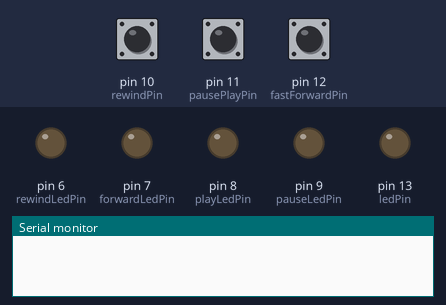
This sketch was run on a simulated Arduino Uno, built with avr-gcc and run on an emulated ATmega328P. Shown: output pins drawn as LEDs (lit = HIGH), the last lines printed to the serial monitor. Dashed ring = blinking. The inputs (shaded band) are chosen by the test bench; at power-on: pin 10 (rewindPin) HIGH, pin 11 (pausePlayPin) HIGH, pin 12 (fastForwardPin) HIGH.

Above: at 1.2 s.
1.3 s: pin 10 (rewindPin) pulled LOW for 1 s
At 1.5 s:
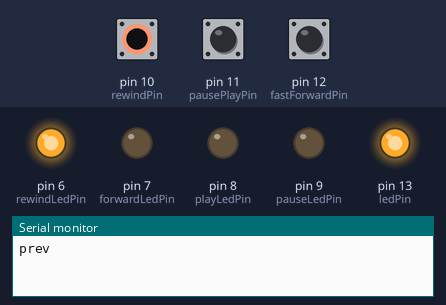
4.3 s: pin 11 (pausePlayPin) pulled LOW for 3.2 s
At 4.4 s:
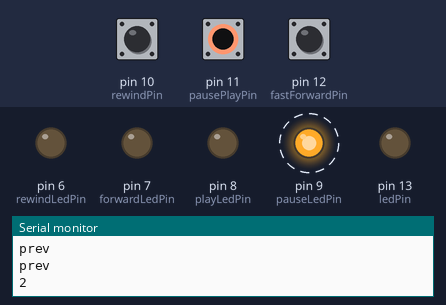
9.0 s: pin 12 (fastForwardPin) pulled LOW for 0.15 s
At 9.1 s:
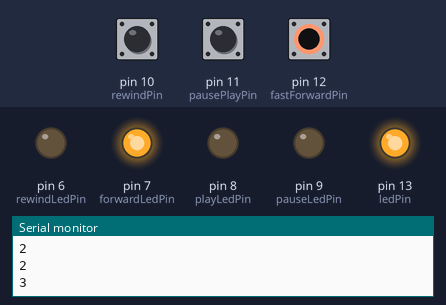
10.7 s: pin 12 (fastForwardPin) pulled LOW for 3.2 s
At 14.2 s:
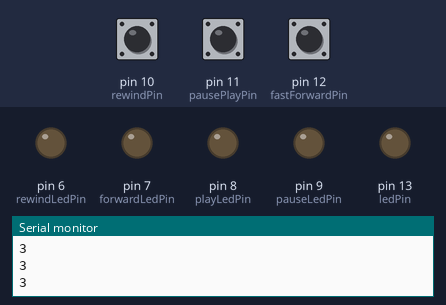
15.4 s: pin 10 (rewindPin) pulled LOW for 3.2 s
At 15.6 s:
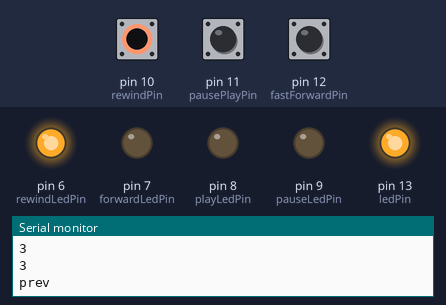
20.1 s: pin 10 (rewindPin) driven LOW and pin 11 (pausePlayPin) driven LOW
At 20.4 s:
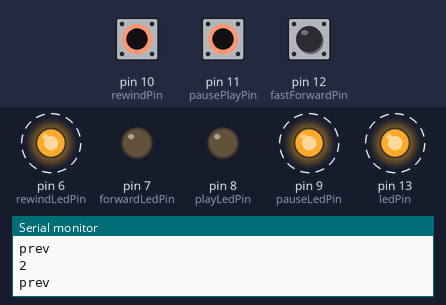
Timing chart, 0 to 24.1 s (numbered marks = the images above; inputs shaded):
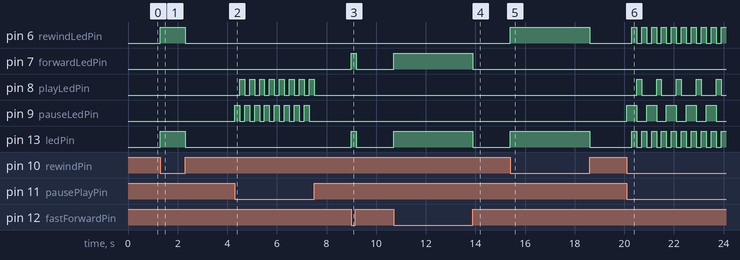

Measured:
- after the input at 1.3 s, pin 6 (rewindLedPin), pin 13 (ledPin): LOW → HIGH at once, → LOW 1.0 s later
- after the input at 4.3 s, pin 8 (playLedPin): alternates HIGH for 0.20 s and LOW for 0.20 s, 16 changes in all, then stays LOW, starting after 0.20 s; pin 9 (pauseLedPin): alternates HIGH for 0.20 s and LOW for 0.20 s, 16 changes in all, then stays LOW, starting at once
- after the input at 9.0 s, pin 7 (forwardLedPin), pin 13 (ledPin): LOW → HIGH at once, → LOW 0.20 s later
- after the input at 10.7 s, pin 7 (forwardLedPin), pin 13 (ledPin): LOW → HIGH at once, → LOW 3.2 s later
- after the input at 15.4 s, pin 6 (rewindLedPin), pin 13 (ledPin): LOW → HIGH at once, → LOW 3.2 s later
- after the input at 20.1 s, pin 6 (rewindLedPin), pin 13 (ledPin): alternates HIGH for 0.20 s and LOW for 0.20 s, starting after 0.20 s; pin 8 (playLedPin): alternates HIGH for 0.20 s and LOW for 0.60 s, starting after 0.40 s; pin 9 (pauseLedPin): alternates HIGH for 0.40 s and LOW for 0.40 s, starting at once

The sketch:

Arduino-Hotkeys-IO.ino
```cpp
const int rewindPin = 10;
const int pausePlayPin = 11;
const int fastForwardPin = 12;

const int ledPin = 13;
const int rewindLedPin = 6;
const int playLedPin = 8;
const int pauseLedPin = 9;
const int forwardLedPin = 7;

void setup() {
  Serial.begin(115200);
  pinMode(rewindPin, INPUT_PULLUP);
  pinMode(pausePlayPin, INPUT_PULLUP);
  pinMode(fastForwardPin, INPUT_PULLUP);

  pinMode(ledPin, OUTPUT);
  pinMode(rewindLedPin, OUTPUT);
  pinMode(playLedPin, OUTPUT);
  pinMode(pauseLedPin, OUTPUT);
  pinMode(forwardLedPin, OUTPUT);
}

void loop() {
  int RRstate = digitalRead(rewindPin);
  int PPstate = digitalRead(pausePlayPin);
  int FFstate = digitalRead(fastForwardPin);

  if(RRstate == LOW){
    digitalWrite(ledPin, HIGH);
    digitalWrite(rewindLedPin, HIGH);
    Serial.println("prev");
    delay(200);
    digitalWrite(ledPin, LOW);
    digitalWrite(rewindLedPin, LOW);
  }

  if(PPstate == LOW) {
    if(digitalRead(pauseLedPin) == HIGH) digitalWrite(playLedPin, HIGH);
    digitalWrite(pauseLedPin, !digitalRead(pauseLedPin));
    Serial.println("2");
    delay(200);
    if(digitalRead(playLedPin) == HIGH) digitalWrite(playLedPin, LOW);
  }
  if(FFstate == LOW){
    digitalWrite(ledPin, HIGH);
    digitalWrite(forwardLedPin, HIGH);
    Serial.println("3");
    delay(200);
    digitalWrite(ledPin, LOW);
    digitalWrite(forwardLedPin, LOW);
  }
}
```
